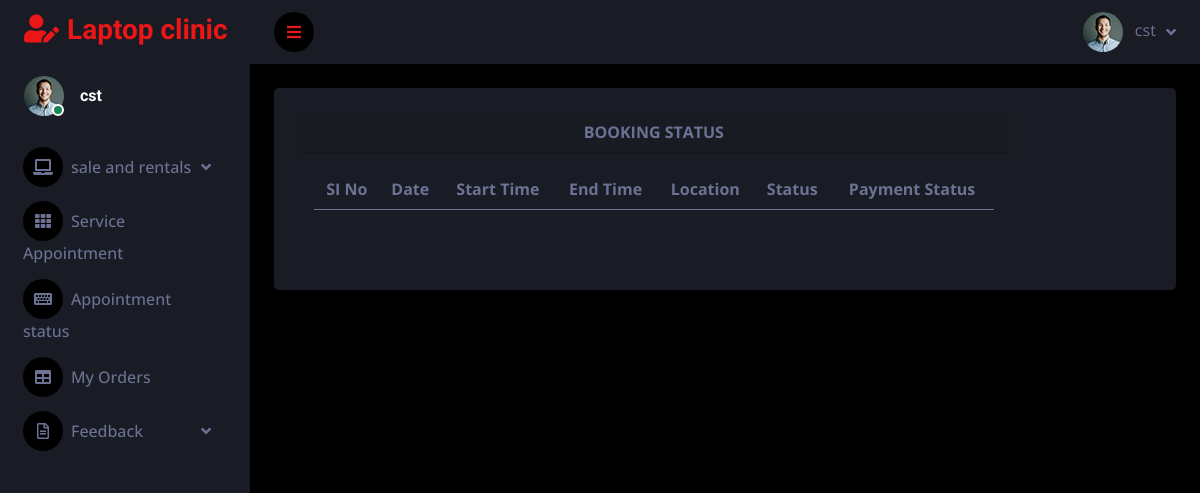
The page /appointments (signed in) on the database as committed earlier.
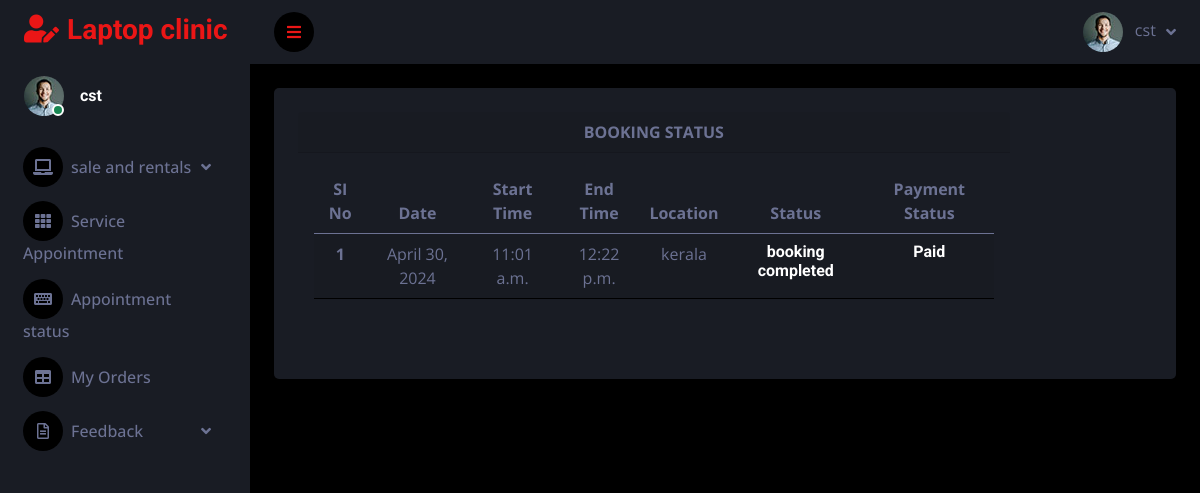
The same page on the database as committed later.
### service_app/models.py (models this page shows)
class Appointment(models.Model):
    user = models.ForeignKey(Customer, on_delete=models.CASCADE, related_name='appointment')
    schedule = models.ForeignKey(AppointmentSchedule, on_delete=models.CASCADE)
    status = models.IntegerField(default=0)

class AppointmentSchedule(models.Model):
    date = models.DateField()
    start_time = models.TimeField()
    end_time = models.TimeField()
    location = models.CharField(max_length=50 ,default="kerala")

### service_app/customer_views.py (the view)
# urls.py: path('appointments', customer_views.appointments, name='appointments'),
def appointments(request):
    u = Customer.objects.get(user=request.user)
    a = Appointment.objects.filter(user=u)
    return render(request, 'customer/cus_appointment.html', {'appointment': a})

### templates/customer/cus_appointment.html (shortened to what this page needs)
<!DOCTYPE html>
{% extends 'customer_dash.html' %}
{% block content %}
<div class="col-lg-10">
        <div class="card-header">
            <strong class="card-title">BOOKING STATUS </strong>
        </div>
        <div class="card-body" >
            <table class="table table-striped">
                <thead>
                <tr>
                    <th scope="col">SI No</th>
                    <th scope="col">Date</th>
                    <th scope="col">Start Time</th>
                    <th scope="col">End Time</th>
                    <th scope="col">Location</th>
                    <th scope="col">Status</th>
                      <th scope="col">Payment Status</th>
                </tr>
                </thead>
                <tbody>
                {% for n in appointment %}
                <tr>
                    <th scope="row">{{forloop.counter}}</th>
                    <td>{{n.schedule.date}}</td>
                    <td>{{n.schedule.start_time}}</td>
                    <td>{{n.schedule.end_time}}</td>
                    <td>{{n.schedule.location}}</td>
                    <td>
                        {% if n.status == 0 %}
                          <button type="button" class="btn btn-warning">Approval Pending</button>
                        {% elif n.status == 1 %}
                        <p>Please pay advance</p>
                         {% elif n.status == 2 %}
                        <h6>No slots available</h6>
                          {% elif n.status == 3 %}
                        <h6>booking completed</h6>
 {% endif %}
                    </td>
                    <td>
                           {% if n.status == 1 %}
                       <a href = "{% url 'checkout_rental' n.id  %}" class="btn btn-outline-info">Pay Advance</a>
                     {% elif n.status == 3 %}
                          <h6>Paid</h6>
                            {% endif %}
                    </td>
                </tr>
                {% endfor %}
                </tbody>
            </table>
        </div>
{% endblock %}

Rows that differ between the two databases and show on the page:
added Appointment: schedule "April 30, 2024", schedule.start_time "11:01 a.m.", schedule.end_time "12:22 p.m.", schedule.location "kerala", status "booking completed"
